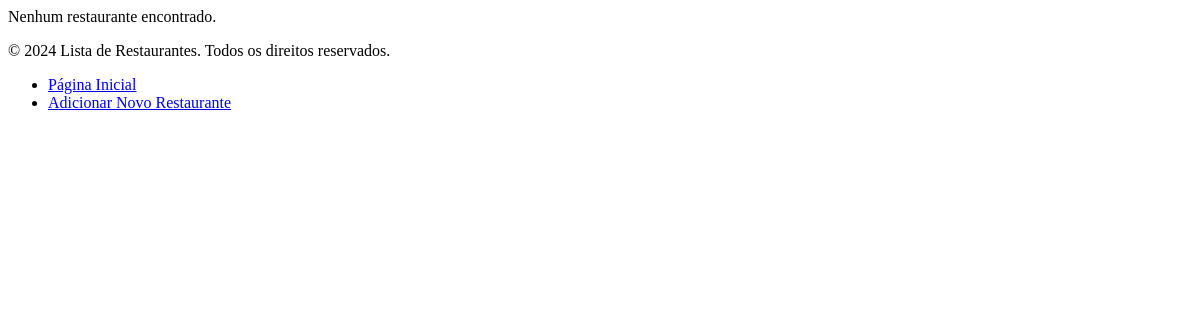
/res.php, run on an earlier commit of the app's database.
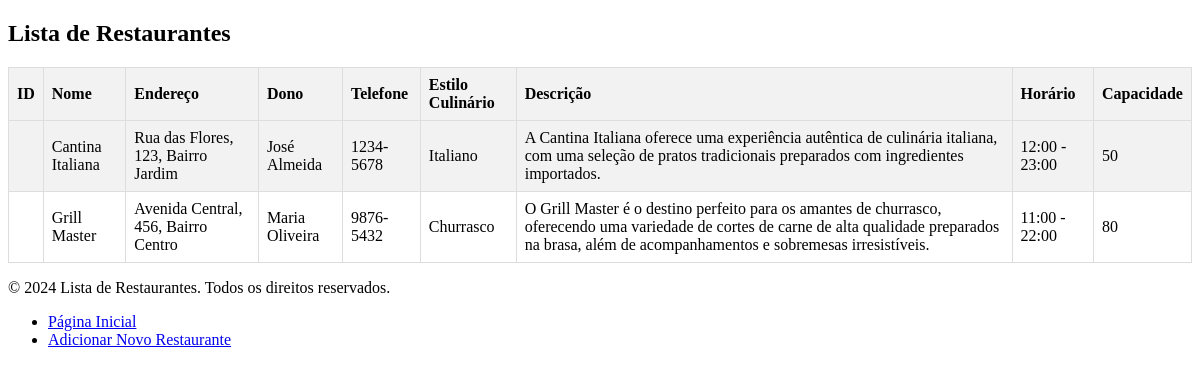
And on a later commit of the database.
### tables this page shows
CREATE TABLE IF NOT EXISTS restaurantes (
    id_restaurante INT NOT NULL AUTO_INCREMENT,
    id_proprietario INT NULL DEFAULT NULL,
    nome VARCHAR(255) NULL DEFAULT NULL,
    endereco VARCHAR(255) NULL DEFAULT NULL,
    dono VARCHAR(255) NULL DEFAULT NULL,
    estilo_culinario VARCHAR(255) NULL DEFAULT NULL,
    descricao TEXT NULL DEFAULT NULL,
    horario VARCHAR(255) NULL DEFAULT NULL,
    capacidade INT NULL DEFAULT NULL,
    telefone VARCHAR(20) NULL DEFAULT NULL,
    foto_restaurante MEDIUMBLOB NULL DEFAULT NULL,
    status_restaurante_id_status INT NOT NULL DEFAULT 2,
    PRIMARY KEY (id_restaurante),
    INDEX id_proprietario (id_proprietario),
    INDEX fk_restaurantes_status_restaurante1_idx (status_restaurante_id_status),
    CONSTRAINT restaurantes_ibfk_1
        FOREIGN KEY (id_proprietario)
        REFERENCES usuarios (id_user),
    CONSTRAINT fk_restaurantes_status_restaurante1
        FOREIGN KEY (status_restaurante_id_status)
        REFERENCES status_restaurante (id_status)
        ON DELETE NO ACTION
        ON UPDATE NO ACTION
);

### res.php (the view, shortened to what this page needs)
<!DOCTYPE html>
<html lang="pt-br">
<head>
</head>
<body>
<?php
$servername = "localhost:3307";
$username = "root";
$password = "2204ckss";
$database = "cad_restaurante";
$conn = new mysqli($servername, $username, $password, $database);
$sql = "SELECT * FROM restaurantes";
$result = $conn->query($sql);
if ($result->num_rows > 0) {
    echo "<h2>Lista de Restaurantes</h2>";
    echo "<table border='1'>";
    echo "<tr><th>ID</th><th>Nome</th><th>Endereço</th><th>Dono</th><th>Telefone</th><th>Estilo Culinário</th><th>Descrição</th><th>Horário</th><th>Capacidade</th></tr>";
    while ($row = $result->fetch_assoc()) {
        echo "<tr>";
        echo "<td>" . $row['id'] . "</td>";
        echo "<td>" . $row['nome'] . "</td>";
        echo "<td>" . $row['endereco'] . "</td>";
        echo "<td>" . $row['dono'] . "</td>";
        echo "<td>" . $row['telefone'] . "</td>";
        echo "<td>" . $row['estilo_culinario'] . "</td>";
        echo "<td>" . $row['descricao'] . "</td>";
        echo "<td>" . $row['horario'] . "</td>";
        echo "<td>" . $row['capacidade'] . "</td>";
        echo "</tr>";
    }
    echo "</table>";
} else {
    echo "Nenhum restaurante encontrado.";
}
?>
<?php include 'footer.php';
include 'navbar.php'; ?>
</body>
</html>

### footer.php
<footer>
    <p>&copy; 2024 Lista de Restaurantes. Todos os direitos reservados.</p>
</footer>

### navbar.php
<nav>
    <ul>
        <li><a href="index.php">Página Inicial</a></li>
        <li><a href="list.php">Adicionar Novo Restaurante</a></li>
    </ul>
</nav>

### res.php (style rules this page uses)
table { width: 100%; border-collapse: collapse; }
th, td { border: 1px solid #ddd; padding: 8px; text-align: left; }
th { background-color: #f2f2f2; }
tr:nth-child(even) { background-color: #f2f2f2; }

What changed in the data, as far as the page shows it:
added restaurantes: nome "Cantina Italiana", endereco "Rua das Flores, 123, Bairro Jardim", dono "José Almeida", telefone "1234-5678", estilo_culinario "Italiano", descricao "A Cantina Italiana oferece uma experiência autêntica de culinária italiana, com uma seleção de pratos tradicionais preparados com ingredientes importados.", horario "12:00 - 23:00", capacidade "50"
added restaurantes: nome "Grill Master", endereco "Avenida Central, 456, Bairro Centro", dono "Maria Oliveira", telefone "9876-5432", estilo_culinario "Churrasco", descricao "O Grill Master é o destino perfeito para os amantes de churrasco, oferecendo uma variedade de cortes de carne de alta qualidade preparados na brasa, além de acompanhamentos e sobremesas irresistíveis.", horario "11:00 - 22:00", capacidade "80"
Also different on the page:
text no longer shown: "Nenhum restaurante encontrado."
text now shown: "Lista de Restaurantes ID Nome Endereço Dono Telefone Estilo Culinário Descrição Horário Capacidade"
